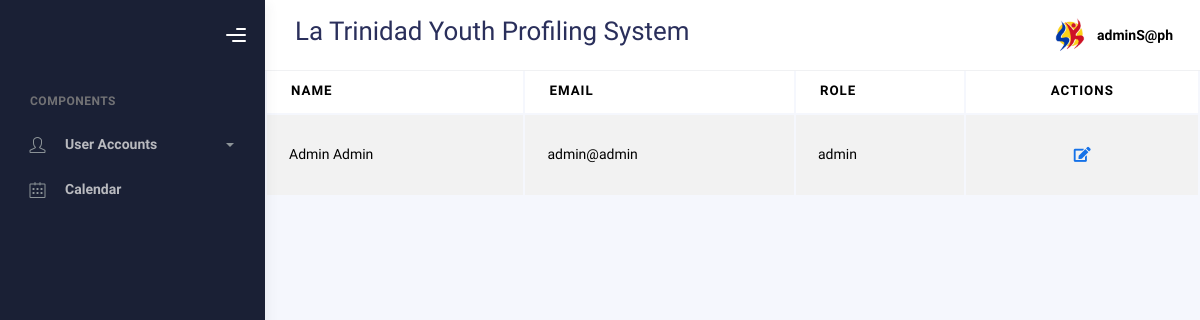
Screenshot of /superadmin/index.php (signed in) with the database file from the repository.
### tables this page shows
CREATE TABLE `account` (
  `id` int(250) NOT NULL,
  `email` varchar(50) NOT NULL,
  `password` varchar(255) NOT NULL,
  `FirstName` varchar(50) NOT NULL,
  `LastName` varchar(50) NOT NULL,
  `role` enum('superadmin','admin','user') NOT NULL DEFAULT 'user',
  `code` varchar(50) DEFAULT NULL
);

### superadmin/index.php (the view, shortened to what this page needs)
<?php
include("../connection/conne.php");
$barangay_code = "";
?>
<!DOCTYPE html>
<html lang="en">
  <head>
    <link rel="stylesheet" href="../bootstrap/assets/css/bootstrap.min.css" />
    <link rel="stylesheet" href="../bootstrap/assets/css/plugins.min.css" />
    <link rel="stylesheet" href="../bootstrap/assets/css/kaiadmin.min.css" />
  </head>
  <body>
    <div class="wrapper">
      <div class="sidebar" data-background-color="dark">
        <div class="sidebar-logo">
          <div class="logo-header" data-background-color="dark">
            <div class="nav-toggle">
              <button class="btn btn-toggle toggle-sidebar">
                <i class="gg-menu-right"></i>
              </button>
            </div>
          </div>
        </div>
        <div class="sidebar-wrapper scrollbar scrollbar-inner">
          <div class="sidebar-content">
            <ul class="nav nav-secondary">
              <li class="nav-section">
                <h4 class="text-section">Components</h4>
              </li>
              <li class="nav-item">
              <li class="nav-item">
                <a data-bs-toggle="collapse" href="#forms">
                  <i class="fas icon-user"></i>
                  <p>User Accounts</p>
                  <span class="caret"></span>
                </a>
              </li>
              <li class="nav-item">
                <a href="calendar.php">
                  <i class="fas icon-calendar"></i>
                  <p>Calendar</p>
                </a>
              </li>
            </ul>
          </div>
        </div>
      </div>
      <div class="main-panel">
        <div class="main-header">
          <nav
            class="navbar navbar-header navbar-header-transparent navbar-expand-lg border-bottom"
          >
            <div class="container-fluid">
              <h2><?php echo $barangay_code; ?> La Trinidad Youth Profiling System</h2>
              <ul class="navbar-nav topbar-nav ms-md-auto align-items-center">
                <li class="nav-item topbar-user dropdown hidden-caret">
                  <a
                    class="dropdown-toggle profile-pic"
                    data-bs-toggle="dropdown"
                    aria-expanded="false">
                    <div class="avatar-sm">
                      <img
                        src="../bootstrap/assets/img/profile.jpg"
                        alt="..."
                        class="avatar-img rounded-circle"
                      />
                    </div>
                    <span class="profile-username">
                    <span class="fw-bold"><?php echo $_SESSION['email']; ?></span>
                    </span>
                  </a>
                </li>
              </ul>
            </div>
          </nav>
        </div>
        <div class="content">
        <h1>User Accounts</h1>
        <?php
        $current_user_email = $_SESSION['email'];
        $role = $_SESSION['role'];
        if ($role === 'superadmin') {
        $sql_fetch = "SELECT * FROM account WHERE role = 'admin' AND email != '$current_user_email'";
        } elseif ($role === 'admin') {
        $sql_fetch = "SELECT * FROM account WHERE role = 'user' AND email != '$current_user_email'";
        } else {
        echo "Unauthorized access.";
        exit();
        }
    $sql_result = mysqli_query($conn, $sql_fetch);
    if ($sql_result && mysqli_num_rows($sql_result) > 0) {
        ?>
            <div class="section">
            <div class="table-responsive">
                  <table class="display table table-striped table-hover dataTable" id="add-row">
                    <thead>
                        <tr>
                          <th>Name</th>
                          <th>Email</th>
                          <th>Role</th>
                          <th><center>Actions</center></th>
                        </tr>
                      </thead>
                      <tbody>
                        <?php
                        while ($row = mysqli_fetch_assoc($sql_result)) {
                            $lname = $row['LastName'];
                            $fname = $row['FirstName'];
                            $email = $row['email'];
                            $role = $row['role'];
                            $fullName = $fname . ' ' . $lname;
                            ?>
                            <tr>
                                <td><?= $fullName; ?></td>
                                <td style="text-transform:lowercase"><?= $email; ?></td>
                                <td><?= $role; ?></td>
                                <td><center>
                                  <a href="update_acc.php?id=<?= $row['id']; ?>" class="btn btn-link btn-primary btn-lg" data-bs-toggle="tooltip" title="Edit"><i
                                      class="fa fa-edit"></i></a>
                                </center></td>
                            </tr>
                        <?php } ?>
                      </tbody>
                    </table>
                </div>
            </div>
        <?php } else { ?>
            <p>No accounts found.</p>
        <?php } ?>
    </div>
  </div>
  </div>
</body>
</html>

### rows the page displays
account: fullName "Admin Admin", email "admin@admin", role "admin"

### other values shown
$_SESSION['email'] "adminS@ph"
